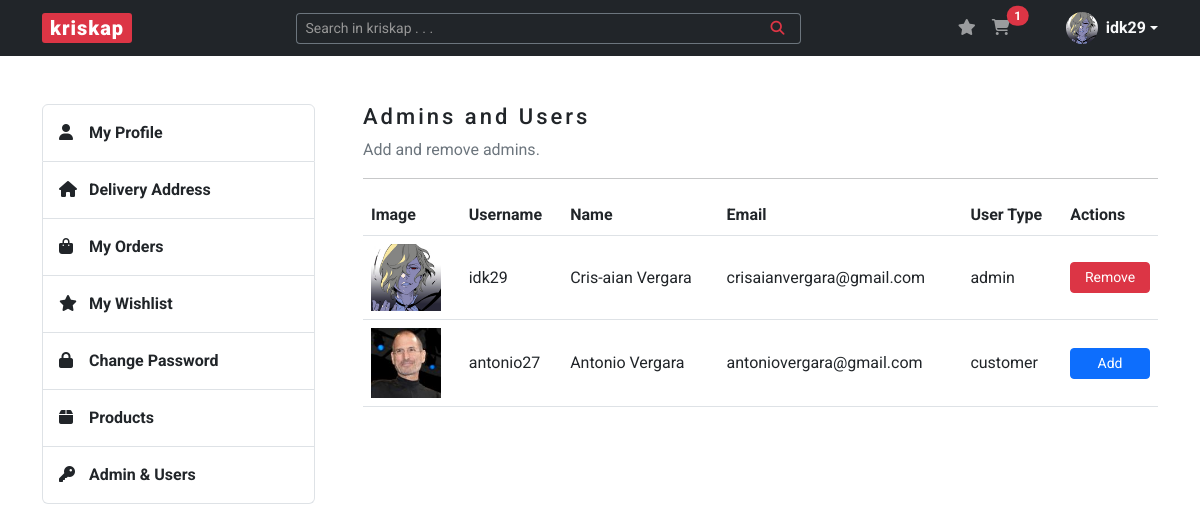
The page /admin (signed in) on the database its author committed.
### kriskap/models.py (models this page shows)
class User(db.Model, UserMixin):
    __tablename__ = "users"
    id = db.Column(db.Integer, primary_key=True)
    user_type = db.Column(db.String(20), nullable=False)
    username = db.Column(db.String(20), unique=True, nullable=False)
    name = db.Column(db.String(100), nullable=False)
    email = db.Column(db.String(100), unique=True, nullable=False)
    image_file = db.Column(db.String(250), nullable=False, default="default.png")
    password = db.Column(db.String(100), nullable=False)
    carts = relationship("Cart", back_populates="buyer")
    wishlists = relationship("Wishlist", back_populates="wisher")
    addresses = relationship("Address", back_populates="buyer")

### kriskap/admins/routes.py (the view)
@admins.route("/admin")
@login_required
@admin_only
def admin():
    users = User.query.all()
    return render_template("admin.html", title="Admin", users=users)

### kriskap/models.py (called while the page is built)
@login_manager.user_loader
def load_user(user_id):
    return User.query.get(int(user_id))

### kriskap/users/utils.py (called while the page is built)
def admin_only(f):
    @wraps(f)
    def decorated_function(*args, **kwargs):
        if current_user.user_type != "admin":
            return abort(403)
        return f(*args, **kwargs)
    return decorated_function

### kriskap/templates/admin.html (shortened to what this page needs)
{% extends "base.html" %}
{% block content %}
    <section id="section-admin" class="content-section mb-5">
        <div class="row justify-content-between">
            {% include "aside.html" %}
            <div class="col-lg-9 ps-lg-5">
                <h3>Admins and Users</h3>
                <p class="text-secondary">Add and remove admins.</p>
                <hr>
                <table class="table">
                    <thead>
                      <tr>
                        <th scope="col">Image</th>
                        <th scope="col">Username</th>
                        <th scope="col">Name</th>
                        <th scope="col">Email</th>
                        <th scope="col">User Type</th>
                        <th scope="col">Actions</th>
                      </tr>
                    </thead>
                    <tbody>
                    {% for user in users %}
                        <tr class="align-middle">
                            <td><img width="70px" src="{{ url_for('static', filename='img/profile_pics/' + user.image_file) }}" alt="Image Preview" class="image_view"></td>
                            <td>{{ user.username }}</td>
                            <td>{{ user.name }}</td>
                            <td>{{ user.email }}</td>
                            <td>{{ user.user_type }}</td>
                            <td>
                                {% if user.user_type != "admin" %}
                                    <a href="{{ url_for('admins.add_admin', user_id = user.id) }}" class="btn btn-primary btn-sm w-100">Add</a>
                                {% else %}
                                    <a href="#removeModal{{ user.id }}" class="btn btn-danger btn-sm w-100" data-bs-toggle="modal">Remove</a>
                                {% endif %}
                            </td>
                        </tr>
                    {% endfor %}
                    </tbody>
                </table>
            </div>
        </div>
    </section>
{% endblock %}

### kriskap/templates/base.html (shortened to what this page needs)
<!DOCTYPE html>
<html lang="en">
<head>
    <link rel="stylesheet" href="https://cdn.jsdelivr.net/npm/bootstrap@5.3.0-alpha1/dist/css/bootstrap.min.css">
    <link rel="stylesheet" href="{{ url_for('static', filename='css/styles.css') }}">
</head>
<body>
    <header>
        <nav class="navbar navbar-expand-lg navbar-dark bg-dark">
            <div class="container">
                <a class="navbar-brand px-2 py-0" href="{{ url_for('main.home') }}">kriskap</a>
                <div class="collapse navbar-collapse" id="navbarSupportedContent">
                    <form class="d-flex ms-auto form-search w-50" role="search">
                        <div class="input-group input-group-sm">
                            <input type="text" class="form-control text-bg-dark border-secondary border-end-0" placeholder="Search in kriskap . . ." aria-label="Search in kriskap . . ." aria-describedby="button-addon">
                            <button class="btn btn-outline-danger border-start-0 border-secondary" type="button" id="button-addon"><i class="fa-solid fa-magnifying-glass px-2"></i></button>
                        </div>
                    </form>
                    <ul class="navbar-nav ms-auto mb-2 mb-lg-0 notification-cart">
                        <li class="nav-item">
                            <a href="{{ url_for('wishlists.wishlist') }}" class="nav-link d-inline-block">
                                <i class="fa-solid fa-star"></i>
                            </a>
                        </li>
                        <li class="nav-item me-5">
                            <a href="{{ url_for('carts.cart') }}" class="nav-link position-relative d-inline-block">
                                <i class="fa-solid fa-cart-shopping"></i>
                                {% if current_user.is_authenticated %}
                                    <span id="cartTotal" class="position-absolute start-100 translate-middle badge rounded-pill bg-danger">
                                        {% set items = [] %}
                                        {{ items | sum }}
                                    </span>
                                {% endif %}
                            </a>
                        </li>
                        {% if current_user.is_authenticated %}
                        <li class="dropdown d-flex align-items-center">
                            <a href="#" class="d-flex align-items-center text-light text-decoration-none dropdown-toggle" data-bs-toggle="dropdown" aria-expanded="false">
                                <img src="{{ url_for('static', filename='img/profile_pics/' + current_user.image_file) }}" alt="" width="32" height="32" class="rounded-circle me-2">
                                <strong>{{ current_user.username }}</strong>
                            </a>
                        </li>
                        {% endif %}
                    </ul>
                </div>
            </div>
        </nav>
    </header>
    <main class="container mt-5">
        {% block content %} {% endblock %}
    </main>
</body>
</html>

### kriskap/static/css/styles.css (style rules this page uses)
body { font-family: 'Roboto', sans-serif; color: #212529; }
h3, legend { font-size: 1.375rem; font-weight: 500; line-height: 1.65rem; letter-spacing: 3px; }
a { color: #212529; text-decoration: none; }
.navbar-brand { background-color: #DC3545; border-radius: 3px; font-weight: 900; letter-spacing: 1px; }
.form-control::placeholder { color: #979797; opacity: 1; }

### rows shown on the page
User: image_file (picture), username "idk29", name "Cris-aian Vergara", email "crisaianvergara@gmail.com", user_type "admin"
User: image_file (picture), username "antonio27", name "Antonio Vergara", email "antoniovergara@gmail.com", user_type "customer"

### other values the page prints
{{ items | sum }} "1"
